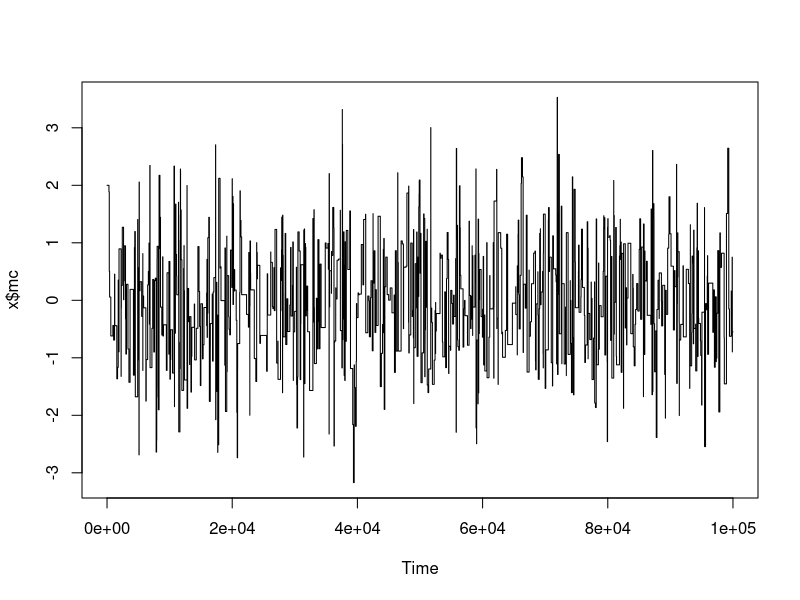
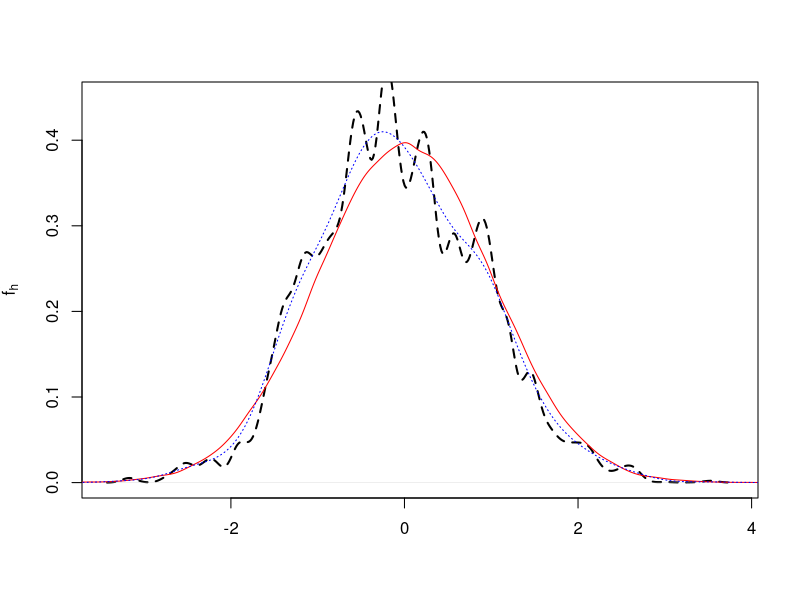

The R source for these figures, in order: (Note: this script raises an error after producing the figures.)
## Example for bump-killing
# target: N(0, 1)
# proposal: N(x, 100)

# h <- 0.5
## generate one sample
fact <- 1/sqrt(2*pi)

expo <- function(x) exp(-(x^2)/2)*fact

one_sample <- function(len = 1e5)
{
  x <- numeric(len) + 2
  prob <- numeric(len)
  for (i in 2:len)
  {
    #y <-rnorm(1, x[i-1] - h/2*eval(deriv(~log(dnorm(x)), "x[i-1]")), sqrt(h)) 
    y <- rnorm(1, 100, 100)
    if(runif(1) < dnorm(y)/dnorm(x[i-1]))
    {
      x[i] <- y
      prob[i]<-1
    }else{
      x[i] <- x[i-1]
    }
  }
  return(list(mc=x, acc.prob = mean(prob)))
}

x <- one_sample()
pdf("bk_trace.pdf", width = 7, height = 7)
ts.plot(x$mc)
dev.off()
pdf("bk_density_plots.pdf", height = 7, width =7)
plot(density(x$mc), ylab = expression(hat(f[h])), xlab = "",
     main = "", lty = 2, ylim = c(0, 0.45), lwd = 2)
lines(density(rnorm(1e5)), col = "red")
h_iid <- density(x$mc)$bw
A.hat <- function(x)
{
  n<-length(x)
  T <- numeric(n)
  for(i in 1:n)
  {
    j <- i
    while(x[i] == x[j] && j <= n)
    {
      T[i] <- T[i] + 1
      j <- j + 1
    }
  }
  
  return(sum(2*T - 1)/n)
}
A <- A.hat(x$mc)
h_mh <- A^(1/5)*h_iid
lines(density(x$mc, bw = h_mh), col = "blue", lty = 3)

Tis <- function(x)
{
  n<-length(x)
  T <- numeric(n)
  for(i in 1:n)
  {
    j <- i
    while(x[i] == x[j] && j <= n)
    {
      T[i] <- T[i] + 1
      j <- j + 1
    }
  }
  
  return(2*T-1)
}

A_bk <- Tis(x$mc)
h.bk <-  A_bk^(1/5)*h_iid
M <- 1e3

grid <- seq(from = -3, to = 3, length.out = M)
vals <- numeric(length = M)

for(i in 1:M)
{
  print(i)
  u <- grid[i]
  sum <- 0
  for(j in 1:n)
  {
    sum <- sum + expo((x$mc[j] - u)/h.bk[j])/h.bk[j]
  }
  vals[i] <- sum/n
}

lines(grid, vals, type = "l", col = "green", lty = 4)

legend("topright", legend = c("true density", "KDE(h_iid)",
                              "KDE(h_mh)", "KDE(h_bk)"),
       lty = c(1,2,3,4), col = c("red", "black", "blue", "green"),
       cex = 0.8, lwd = c(1,2,1,1))


dev.off()

